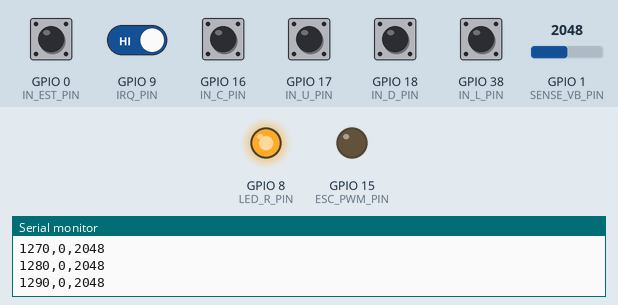
Recording of a sketch running on a simulated ESP32-S3. Parts: output pins drawn as LEDs (lit = HIGH), the last lines printed to the serial monitor. The test bench sets the inputs (shaded band); at power-on: GPIO 0 (IN_EST_PIN), GPIO 9 (IRQ_PIN), GPIO 16 (IN_C_PIN), GPIO 17 (IN_U_PIN), GPIO 18 (IN_D_PIN), GPIO 38 (IN_L_PIN) HIGH, GPIO 1 (SENSE_VB_PIN) = 2048. Pins used as bus, display or sensor lines are not drawn.

Above: at 1.3 s.
1.4 s: GPIO 17 (IN_U_PIN) pulled LOW for 0.15 s
At 2.5 s:
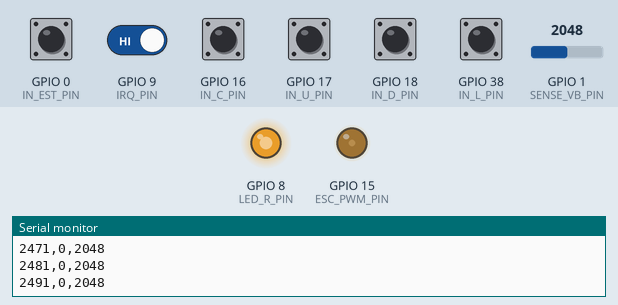
3.0 s: GPIO 0 (IN_EST_PIN) pulled LOW for 0.15 s
At 3.8 s:
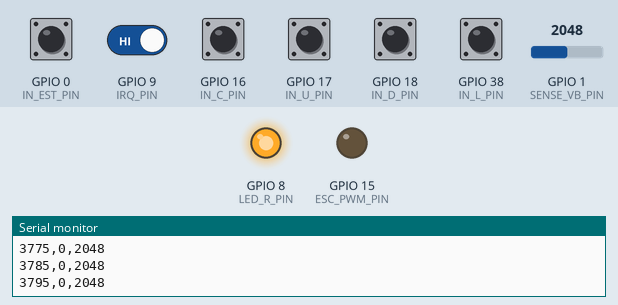
4.6 s: GPIO 38 (IN_L_PIN) pulled LOW for 0.15 s
At 5.1 s:
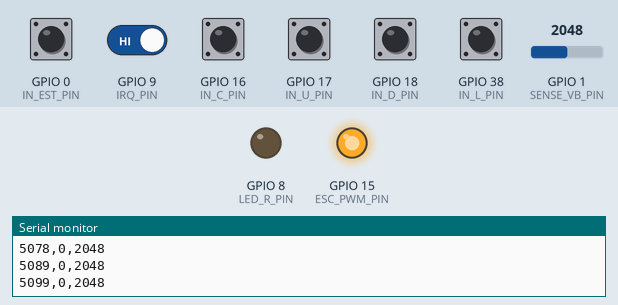
6.2 s: GPIO 18 (IN_D_PIN) pulled LOW for 0.15 s
At 7.4 s:
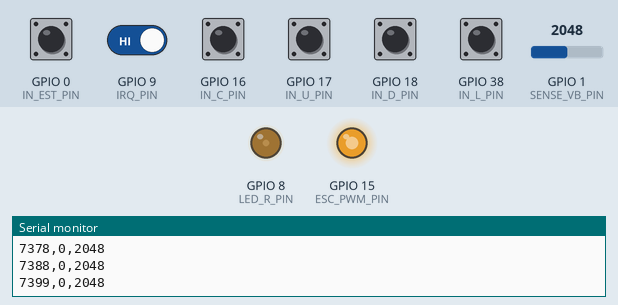
7.8 s: GPIO 18 (IN_D_PIN) pulled LOW for 1 s
At 8.8 s:
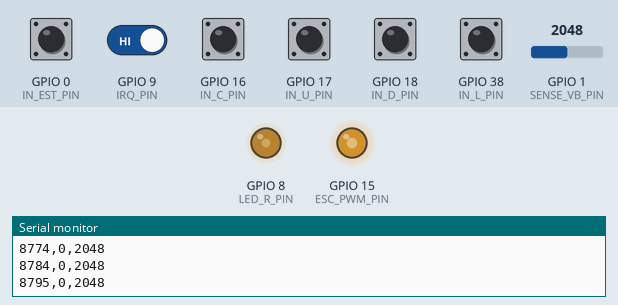
10.3 s: GPIO 18 (IN_D_PIN) pulled LOW for 0.15 s
At 11.7 s:
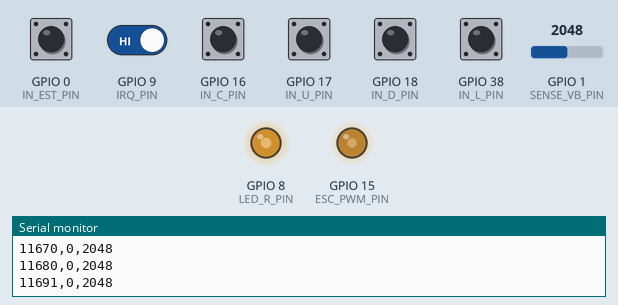
Timing chart, 0 to 12.9 s (numbered marks = the images above; inputs shaded):
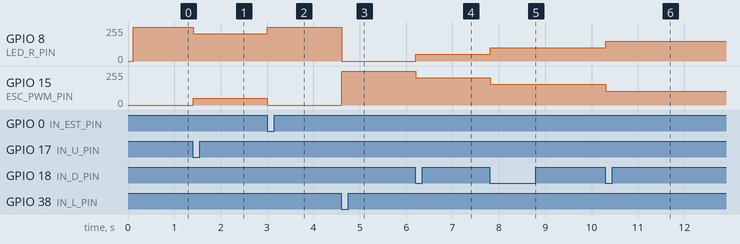

Measured:
- after the input at 1.4 s, GPIO 8 (LED_R_PIN): 255/255 → 205/255 at once; GPIO 15 (ESC_PWM_PIN): 0/255 → 50/255 at once
- after the input at 3.0 s, GPIO 8 (LED_R_PIN): 205/255 → 255/255 at once; GPIO 15 (ESC_PWM_PIN): 50/255 → 0/255 at once
- after the input at 4.6 s, GPIO 8 (LED_R_PIN): 255/255 → 0/255 at once; GPIO 15 (ESC_PWM_PIN): 0/255 → 255/255 at once
- after the input at 6.2 s, GPIO 8 (LED_R_PIN): 0/255 → 50/255 at once; GPIO 15 (ESC_PWM_PIN): 255/255 → 205/255 at once
- after the input at 7.8 s, GPIO 8 (LED_R_PIN): 50/255 → 100/255 at once; GPIO 15 (ESC_PWM_PIN): 205/255 → 155/255 at once
- after the input at 10.3 s, GPIO 8 (LED_R_PIN): 100/255 → 150/255 at once; GPIO 15 (ESC_PWM_PIN): 155/255 → 105/255 at once

The sketch:

DTTS-V2-Hardware-Verification.ino.ino
```cpp
#include <SPI.h>

// ---------------------------------------------------------
// ESP32-S3 Pin Definitions
// ---------------------------------------------------------
const int IRQ_PIN  = 9;
const int CS_PIN   = 10;
const int MOSI_PIN = 11;
const int SCK_PIN  = 12;
const int MISO_PIN = 13;

const int SENSE_VB_PIN = 1;

const int IN_C_PIN = 16;
const int IN_U_PIN = 17;
const int IN_D_PIN = 18;
const int IN_L_PIN = 38;
const int IN_R_PIN = 21;
const int IN_EST_PIN = 0;

const int LED_R_PIN = 8;

const int ESC_PWM_PIN = 15;

// ---------------------------------------------------------
// MCP3561/2/4R Commands and Registers
// ---------------------------------------------------------
// The device address is hard-coded within the device and defaults to '01'.
const uint8_t DEV_ADDR = 0x01;

// Command Type Bits
const uint8_t CMD_STAT_READ = 0x01; // Static Read
const uint8_t CMD_INC_WRITE = 0x02; // Incremental Write

// Register Map Addresses
const uint8_t REG_ADCDATA = 0x00; // ADC Channel Data Output Register
const uint8_t REG_CONFIG0 = 0x01; // Configuration Register 0
const uint8_t REG_CONFIG2 = 0x03; // Configuration Register 2
const uint8_t REG_CONFIG3 = 0x04; // Configuration Register 3
const uint8_t REG_MUX     = 0x06; // Multiplexer Register

volatile bool readADC = false;
int32_t adcValue = 0;

long timeOffset = 0;

int32_t throttle = 0;

void ARDUINO_ISR_ATTR updateReadADC() {
    readADC = true;
}

void ARDUINO_ISR_ATTR incThrottle(){
    throttle += 50;
    throttle = throttle > 255 ? 255: throttle;
}

void ARDUINO_ISR_ATTR decThrottle(){
    throttle -= 50;
    throttle = throttle < 0 ? 0: throttle;
}

void ARDUINO_ISR_ATTR rstThrottle(){
    throttle = 0;
}
void ARDUINO_ISR_ATTR setThrottle(){
    throttle = 255;
}

void ARDUINO_ISR_ATTR rstTime(){
    timeOffset = millis();
}


// ---------------------------------------------------------
// Helper: Construct Command Byte
// ---------------------------------------------------------
// The COMMAND byte is divided into three parts: the device address bits (CMD[7:6]),
// the command address bits (CMD[5:2]) and the command-type bits (CMD[1:0])[cite: 1].
uint8_t makeCommand(uint8_t regAddr, uint8_t cmdType) {
    return (DEV_ADDR << 6) | (regAddr << 2) | cmdType;
}

// ---------------------------------------------------------
// Helper: Write a single register
// ---------------------------------------------------------
void writeRegister(uint8_t reg, uint8_t value) {
    uint8_t cmd = makeCommand(reg, CMD_INC_WRITE);
    digitalWrite(CS_PIN, LOW);
    SPI.transfer(cmd);
    SPI.transfer(value);
    digitalWrite(CS_PIN, HIGH);
}

// ---------------------------------------------------------
// Helper: Read 24-bit ADC Data
// ---------------------------------------------------------
int32_t readADCData() {
    uint8_t cmd = makeCommand(REG_ADCDATA, CMD_STAT_READ);
    digitalWrite(CS_PIN, LOW);
    SPI.transfer(cmd);

    // When DATA_FORMAT[1:0] = 00, the output register shows only the 24-bit value[cite: 1].
    uint8_t b1 = SPI.transfer(0x00);
    uint8_t b2 = SPI.transfer(0x00);
    uint8_t b3 = SPI.transfer(0x00);
    digitalWrite(CS_PIN, HIGH);

    // Sign extend the 24-bit (23-bit plus sign) value to a standard 32-bit integer[cite: 1].
    int32_t result = (b1 << 16) | (b2 << 8) | b3;
    if (result & 0x800000) {
        result |= 0xFF000000;
    }
    return result;
}

void setup() {
    Serial.begin(115200);

    pinMode(IRQ_PIN, INPUT_PULLUP);
    pinMode(CS_PIN, OUTPUT);
    pinMode(SENSE_VB_PIN, INPUT);

    pinMode(IN_C_PIN, INPUT_PULLUP);
    pinMode(IN_U_PIN, INPUT_PULLUP);
    pinMode(IN_D_PIN, INPUT_PULLUP);
    pinMode(IN_L_PIN, INPUT_PULLUP);
    pinMode(IN_R_PIN, INPUT_PULLUP);
    pinMode(IN_EST_PIN, INPUT_PULLUP);

    pinMode(LED_R_PIN, OUTPUT);

    pinMode(ESC_PWM_PIN, OUTPUT);

    digitalWrite(CS_PIN, HIGH);

    // Initialize SPI on ESP32-S3 custom pins (SCK, MISO, MOSI, SS)
    SPI.begin(SCK_PIN, MISO_PIN, MOSI_PIN, CS_PIN);

    // The device interface is compatible with both SPI 0,0 and 1,1 modes up to 20 MHz[cite: 1].
    SPI.beginTransaction(SPISettings(1000000, MSBFIRST, SPI_MODE0));

    delay(100); // Allow time for Power-on Reset (POR)
    attachInterrupt(IRQ_PIN, updateReadADC, FALLING);

    attachInterrupt(IN_U_PIN, incThrottle, FALLING);
    attachInterrupt(IN_D_PIN, decThrottle, FALLING);
    attachInterrupt(IN_L_PIN, setThrottle, FALLING);
    attachInterrupt(IN_EST_PIN, rstThrottle, FALLING);
    attachInterrupt(IN_C_PIN, rstTime, FALLING);

    // 1. Configure the Multiplexer (MUX Register 0x06)
    // To measure a shunt resistor connected to CH0, we configure VIN+ as CH0 (0000)
    // and VIN- as AGND (1000)[cite: 1]. (Change 0x08 to 0x01 if using differential CH0/CH1).
    writeRegister(REG_MUX, 0x01);

    // 2. Configure Gain to 64x (CONFIG2 Register 0x03)
    // Bit 7-6: BOOST = 10 (Current x 1)
    // Bit 5-3: GAIN  = 111 (Gain is x64)[cite: 1].
    // Bit 2: AZ_MUX  = 0
    // Bit 1: AZ_REF  = 1
    // Bit 0: RESERVED = 1
    // Value = 0b10111011 = 0xBB
    writeRegister(REG_CONFIG2, 0xBB);

    writeRegister(REG_CONFIG3, 0xC0);   // Continuous, 24-bit output

    // 3. Start ADC Conversions (CONFIG0 Register 0x01)
    // Bit 7: VREF_SEL = 1 (Internal reference selected)[cite: 1].
    // Bit 6: CONFIG0[6] = 1 (Required for normal mode)
    // Bit 5-4: CLK_SEL = 10 (Internal RC Oscillator, no clock output)[cite: 1].
    // Bit 3-2: CS_SEL = 00 (No burnout current)
    // Bit 1-0: ADC_MODE = 11 (ADC Conversion mode)[cite: 1].
    // Value = 0b11100011 = 0xE3
    writeRegister(REG_CONFIG0, 0xE3);

    Serial.println("MCP3561/2/4R Initialized. Reading CH0 at 64x Gain...");
}

void loop() {
    if (readADC) {
        readADC = false;

        adcValue = readADCData();
    } else {

        const float VREF = 2.4;
        const float GAIN = 64.0;
        const float SHUNT_RESISTANCE = 0.005; // 5 mOhm

        float voltage = ((float)adcValue * VREF) /
                        (8388608.0 * GAIN);

        float current = voltage / SHUNT_RESISTANCE;

        // Serial.print("Raw CURR: ");
        Serial.print(millis() - timeOffset);
        Serial.print(",");
        Serial.print(adcValue);
        Serial.print(","  );
        Serial.println(analogRead(SENSE_VB_PIN));

        // Serial.print(" | Divider Voltage: ");
        // Serial.print(voltage * 1000.0, 6);
        // Serial.print(" mV");

        // Serial.print(" | Current: ");
        // Serial.print(current, 6);
        // Serial.println(" A");
        delay(10);
    }
    analogWrite(ESC_PWM_PIN, throttle);
    analogWrite(LED_R_PIN, 255-throttle);
}
```
